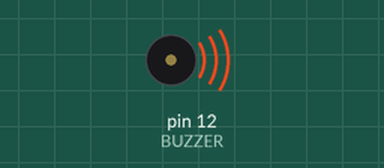
This sketch was run on a simulated Arduino Uno, built with avr-gcc and run on an emulated ATmega328P. On the bench: buzzer (waves = sounding).

Above: at 0.1 s.
Timing chart, 0 to 40.0 s (numbered marks = the images above):
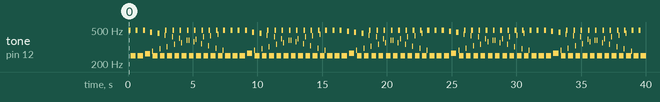

The sketch:

T06_MakeSounds.ino
```cpp
#define BUZZER 12 //the pin of the active buzzer

void setup()
{
 pinMode(BUZZER,OUTPUT);//initialize the buzzer pin as an output
}
void loop()
{
 unsigned char i;
   //output an frequency
   for(i=0;i<80;i++) {
    digitalWrite(BUZZER,HIGH);
    delay(1);//wait for 1ms
    digitalWrite(BUZZER,LOW);
    delay(1);//wait for 1ms
   }
    //output another frequency
   for(i=0;i<100;i++) {
     digitalWrite(BUZZER,HIGH);
     delay(2);//wait for 2ms
     digitalWrite(BUZZER,LOW);
     delay(2);//wait for 2ms
   }
}
```

Measured:
- by itself, tone on pin 12 (BUZZER): plays 496 Hz for 0.16 s, 249 Hz for 0.40 s, 496 Hz for 0.16 s, 249 Hz for 0.40 s, 496 Hz for 0.16 s, 262 Hz for 0.40 s … (239 notes in this stretch)
